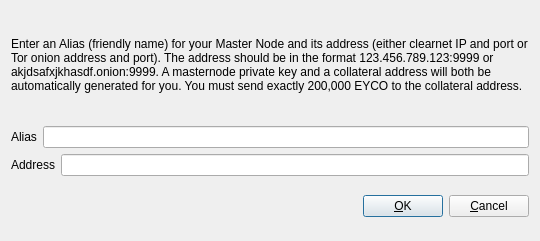
<?xml version="1.0" encoding="UTF-8"?>
<ui version="4.0">
 <class>AddEditAdrenalineNode</class>
 <widget class="QDialog" name="AddEditAdrenalineNode">
  <property name="geometry">
   <rect>
    <x>0</x>
    <y>0</y>
    <width>540</width>
    <height>241</height>
   </rect>
  </property>
  <property name="windowTitle">
   <string>Add/Edit Eyco Node</string>
  </property>
  <property name="modal">
   <bool>true</bool>
  </property>
  <layout class="QVBoxLayout" name="verticalLayout">
   <item>
    <layout class="QVBoxLayout" name="verticalLayout_2">
     <property name="topMargin">
      <number>0</number>
     </property>
     <property name="bottomMargin">
      <number>0</number>
     </property>
     <item>
      <widget class="QLabel" name="label_3">
       <property name="sizePolicy">
        <sizepolicy hsizetype="Preferred" vsizetype="Expanding">
         <horstretch>0</horstretch>
         <verstretch>0</verstretch>
        </sizepolicy>
       </property>
       <property name="text">
        <string>&lt;html&gt;&lt;head/&gt;&lt;body&gt;&lt;p&gt;Enter an Alias (friendly name) for your Master Node and its address (either clearnet IP and port or Tor onion address and port).  The address should be in the format 123.456.789.123:9999 or akjdsafxjkhasdf.onion:9999.  A masternode private key and a collateral address will both be automatically generated for you.  You must send exactly 200,000 EYCO to the collateral address.&lt;/p&gt;&lt;/body&gt;&lt;/html&gt;</string>
       </property>
       <property name="wordWrap">
        <bool>true</bool>
       </property>
      </widget>
     </item>
     <item>
      <layout class="QHBoxLayout" name="horizontalLayout">
       <property name="bottomMargin">
        <number>0</number>
       </property>
       <item>
        <widget class="QLabel" name="label">
         <property name="text">
          <string>Alias</string>
         </property>
        </widget>
       </item>
       <item>
        <widget class="QLineEdit" name="aliasLineEdit"/>
       </item>
      </layout>
     </item>
     <item>
      <layout class="QHBoxLayout" name="horizontalLayout_2">
       <property name="bottomMargin">
        <number>0</number>
       </property>
       <item>
        <widget class="QLabel" name="label_2">
         <property name="text">
          <string>Address</string>
         </property>
        </widget>
       </item>
       <item>
        <widget class="QLineEdit" name="addressLineEdit"/>
       </item>
      </layout>
     </item>
     <item>
      <layout class="QHBoxLayout" name="horizontalLayout_3">
       <property name="bottomMargin">
        <number>0</number>
       </property>
      </layout>
     </item>
    </layout>
   </item>
   <item>
    <layout class="QHBoxLayout" name="horizontalLayout_Buttons">
     <item>
      <spacer name="horizontalSpacer_1">
       <property name="orientation">
        <enum>Qt::Horizontal</enum>
       </property>
       <property name="sizeHint" stdset="0">
        <size>
         <width>40</width>
         <height>48</height>
        </size>
       </property>
      </spacer>
     </item>
     <item>
      <widget class="QLabel" name="statusLabel">
       <property name="font">
        <font>
         <weight>75</weight>
         <bold>true</bold>
        </font>
       </property>
       <property name="text">
        <string/>
       </property>
       <property name="textFormat">
        <enum>Qt::PlainText</enum>
       </property>
       <property name="wordWrap">
        <bool>true</bool>
       </property>
      </widget>
     </item>
     <item>
      <spacer name="horizontalSpacer_2">
       <property name="orientation">
        <enum>Qt::Horizontal</enum>
       </property>
       <property name="sizeHint" stdset="0">
        <size>
         <width>40</width>
         <height>48</height>
        </size>
       </property>
      </spacer>
     </item>
     <item>
      <widget class="QPushButton" name="okButton">
       <property name="text">
        <string>&amp;OK</string>
       </property>
      </widget>
     </item>
     <item>
      <widget class="QPushButton" name="cancelButton">
       <property name="text">
        <string>&amp;Cancel</string>
       </property>
       <property name="autoDefault">
        <bool>false</bool>
       </property>
      </widget>
     </item>
    </layout>
   </item>
  </layout>
 </widget>
 <resources/>
 <connections/>
</ui>
